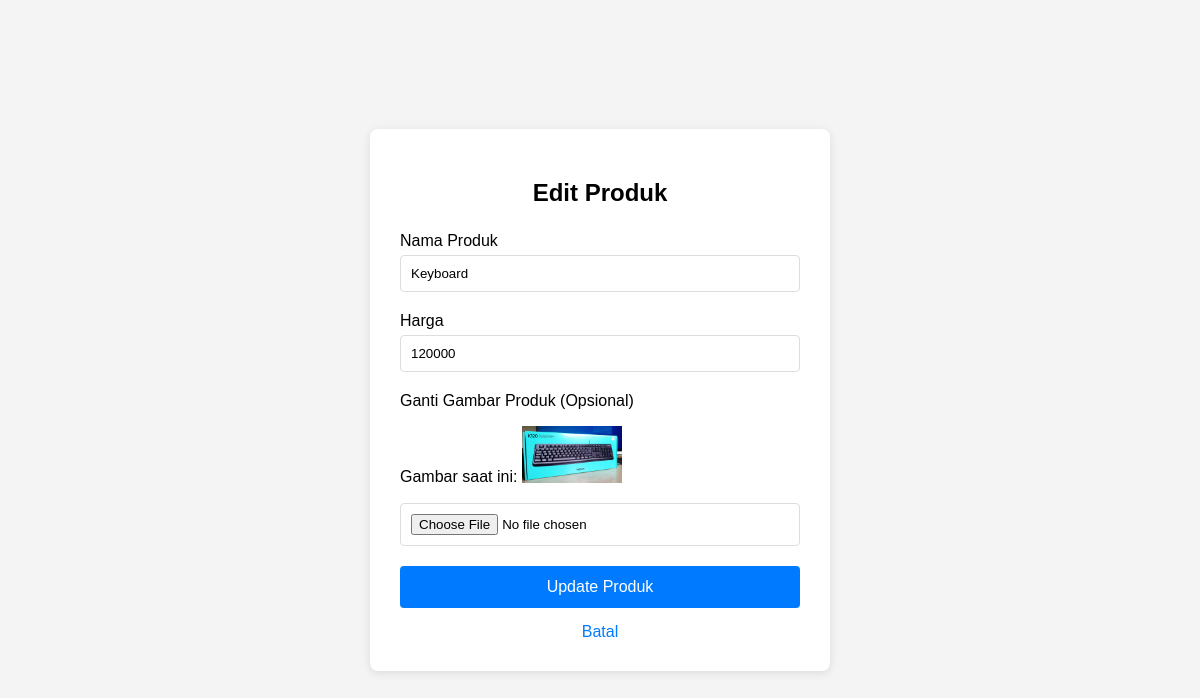
/edit_product.php?id=4 (signed in), run on the app's committed database.
### tables this page shows
CREATE TABLE `products` (
  `id` int(11) NOT NULL,
  `product_name` varchar(100) NOT NULL,
  `price` int(11) NOT NULL,
  `image` varchar(255) DEFAULT NULL,
  `created_at` timestamp NOT NULL DEFAULT current_timestamp()
);

### edit_product.php (the view, shortened to what this page needs)
<?php
include 'db.php';
$productId = $_GET['id'];
$sql_select = "SELECT product_name, price, image FROM products WHERE id = '$productId'";
$result = mysqli_query($conn, $sql_select);
if ($result && mysqli_num_rows($result) > 0) {
    $product = mysqli_fetch_assoc($result);
    $old_image = $product['image'];
} else {
    header("Location: dashboard.php");
    exit();
}
?>
<!DOCTYPE html>
<html lang="id">
<head>
    <link rel="stylesheet" href="style.css">
</head>
<body>
    <div class="container form-container">
        <h2>Edit Produk</h2>
        <form action="edit_product.php?id=<?php echo $productId; ?>" method="post" enctype="multipart/form-data">
            <div class="form-group">
                <label for="product_name">Nama Produk</label>
                <input type="text" name="product_name" id="product_name" value="<?php echo htmlspecialchars($product['product_name']); ?>" required>
            </div>
            <div class="form-group">
                <label for="price">Harga</label>
                <input type="number" name="price" id="price" value="<?php echo htmlspecialchars($product['price']); ?>" required>
            </div>
            <div class="form-group">
                <label for="product_image">Ganti Gambar Produk (Opsional)</label>
                <?php if (!empty($old_image) && file_exists('uploads/' . $old_image)): ?>
                    <p>Gambar saat ini: <img src="uploads/<?php echo $old_image; ?>" width="100"></p>
                <?php endif; ?>
                <input type="file" name="product_image" id="product_image">
            </div>
            <button type="submit" class="btn">Update Produk</button>
        </form>
        <a href="dashboard.php" class="link">Batal</a>
    </div>
</body>
</html>

### style.css (style rules this page uses)
body { font-family: Arial, sans-serif; background-color: #f4f4f4; margin: 0; padding: 20px; display: flex; justify-content: center; align-items: center; min-height: 100vh; box-sizing: border-box; }
.container { width: 100%; max-width: 1200px; margin: auto; background: #fff; padding: 20px; border-radius: 8px; box-shadow: 0 2px 10px rgba(0, 0, 0, 0.1); }
.form-container { max-width: 400px; padding: 30px; text-align: center; }
.form-container h2 { margin-bottom: 25px; }
.form-group { margin-bottom: 20px; text-align: left; }
.form-group label { display: block; margin-bottom: 5px; }
.form-group input[type="text"], .form-group input[type="password"], .form-group input[type="number"], .form-group input[type="file"] { width: 100%; padding: 10px; border: 1px solid #ddd; border-radius: 4px; box-sizing: border-box; }
.btn { display: inline-block; width: 100%; padding: 12px; border: none; background-color: #007bff; color: white; border-radius: 4px; cursor: pointer; font-size: 16px; text-decoration: none; box-sizing: border-box; }
.link { display: block; margin-top: 15px; color: #007bff; text-decoration: none; }

### data on the page
products: product_name "Keyboard", price "120000", image (picture)
